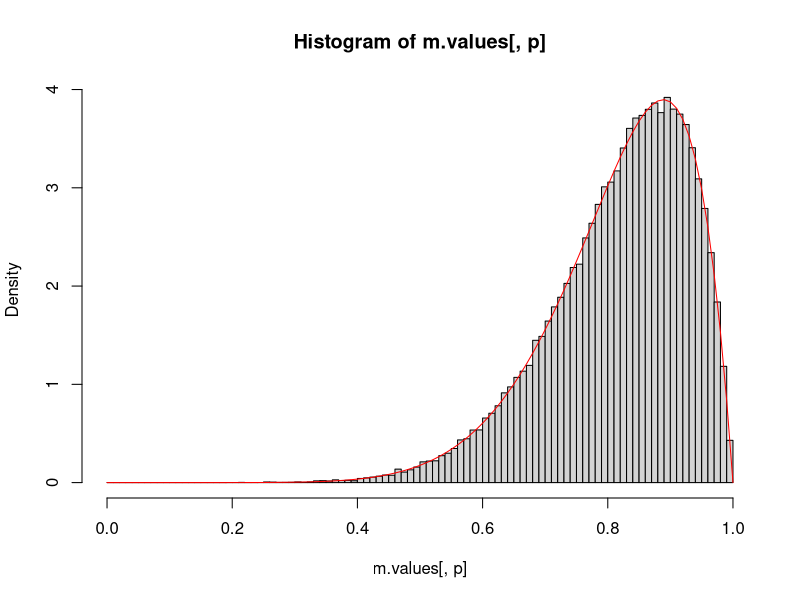

Write the R code that produced this figure.
n <- 100000
p <- 9
q <- 2

m.values <- matrix(NA, nrow=n, ncol=p+q-1)
for(i in 1:n) {
  m.values[i,] <- sort(runif(p+q-1, 0, 1), decreasing=F)
}

hist(m.values[, p], breaks=seq(0, 1, 0.01), freq=F)
lines(x=seq(0, 1, 0.01), y=dbeta(x=seq(0, 1, 0.01), p, q), col="red")